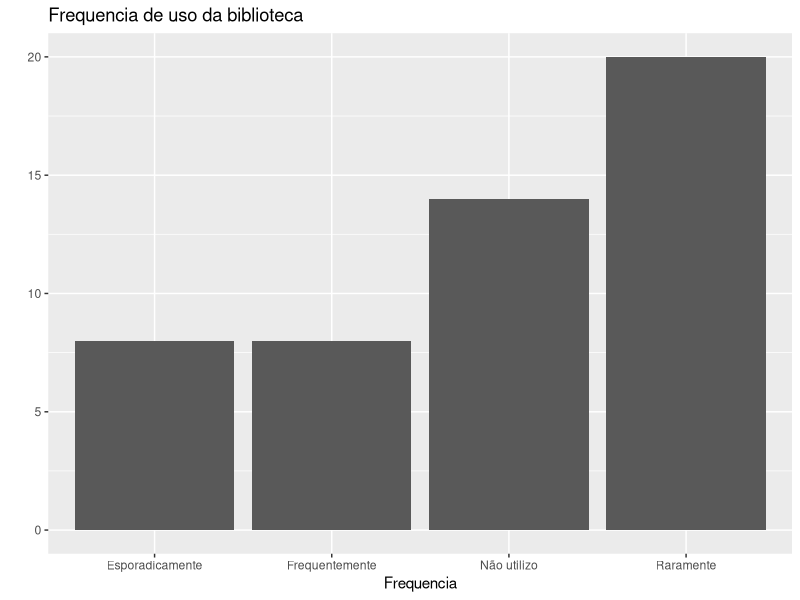

The R source for this figure:
# Coloque o caminho para o projeto abaixo.
setwd("")
#====================Importação=======================
#=====================================================
#=====================================================
require("ggplot2")

result = read.csv(file = "data.csv", header = T, sep = ",", dec = ".", encoding = "UTF-8")

# Frequencia de uso da biblioteca
info <- result
ggplot(info, aes(x = info$frequencia)) + geom_bar() + labs(title = "Frequencia de uso da biblioteca") + xlab('Frequencia') + ylab('')

# Dificuldade de uso do sistema atual por pessoas que possui interesse no HotLibrary
graph <- ggplot(info, aes(x = info$dificuldade))
graph <- graph + geom_bar(aes(colour = dificuldade))
graph <- graph + labs(title = "Dificuldade de uso do sistema atual por pessoas que possui interesse no HotLibrary")
graph <- graph + xlab('') + ylab('')

# Frequencia do uso do sistema atual por pessoas que conhecem o sistema
info <- result[result$conheceSistemaAtual == 'Sim',]
graph <- ggplot(info, aes(x = info$frequenciaDoSistemaAtual))
graph <- graph + geom_bar()
graph <- graph + labs(title = "Frequencia do uso do sistema atual por pessoas que conhecem o sistema") + xlab('Frequencia') + ylab('')

# Nivel de dificuldade das pessoas que utilizam o sistema atual
info <- result[result$frequenciaDoSistemaAtual != 'Não utilizo',]
graph <- ggplot(info, aes(x = info$dificuldade))
graph <- graph + geom_bar(aes(colour = dificuldade))
graph <- graph + labs(title = 'Nivel de dificuldade das pessoas que utilizam o sistema atual')
graph <- graph + xlab('')
graph <- graph + ylab('')

# Interesse no sistema HotLibrary
info <- result
graph <- ggplot(info, aes(x = info$interesseHotLibrary))
graph <- graph + geom_bar()
graph <- graph + xlab('') + ylab('')
graph <- graph + labs(title = 'Interesse no sistema HotLibrary ')